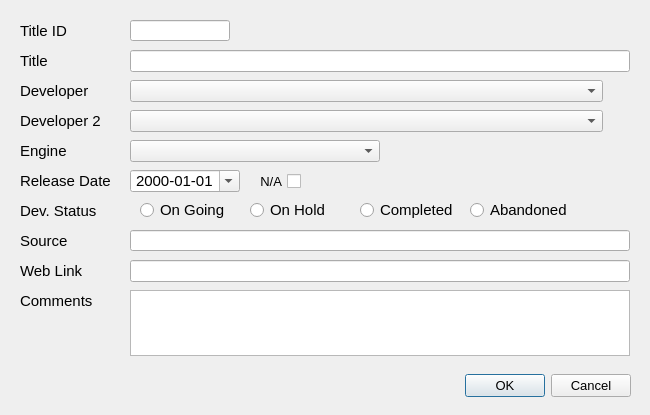
<?xml version="1.0" encoding="UTF-8"?>
<ui version="4.0">
 <class>EditTitleDialog</class>
 <widget class="QDialog" name="EditTitleDialog">
  <property name="geometry">
   <rect>
    <x>0</x>
    <y>0</y>
    <width>650</width>
    <height>415</height>
   </rect>
  </property>
  <property name="sizePolicy">
   <sizepolicy hsizetype="Fixed" vsizetype="Fixed">
    <horstretch>0</horstretch>
    <verstretch>0</verstretch>
   </sizepolicy>
  </property>
  <property name="minimumSize">
   <size>
    <width>650</width>
    <height>415</height>
   </size>
  </property>
  <property name="maximumSize">
   <size>
    <width>650</width>
    <height>415</height>
   </size>
  </property>
  <property name="font">
   <font>
    <pointsize>10</pointsize>
   </font>
  </property>
  <property name="windowTitle">
   <string>Edit Title</string>
  </property>
  <property name="windowIcon">
   <iconset>
    <normaloff>assets/drawer.png</normaloff>assets/drawer.png</iconset>
  </property>
  <property name="sizeGripEnabled">
   <bool>false</bool>
  </property>
  <property name="modal">
   <bool>false</bool>
  </property>
  <widget class="QDialogButtonBox" name="buttonBox">
   <property name="geometry">
    <rect>
     <x>290</x>
     <y>370</y>
     <width>341</width>
     <height>32</height>
    </rect>
   </property>
   <property name="font">
    <font>
     <pointsize>10</pointsize>
    </font>
   </property>
   <property name="orientation">
    <enum>Qt::Horizontal</enum>
   </property>
   <property name="standardButtons">
    <set>QDialogButtonBox::Cancel|QDialogButtonBox::Ok</set>
   </property>
  </widget>
  <widget class="QLineEdit" name="lineEditTitle">
   <property name="geometry">
    <rect>
     <x>130</x>
     <y>50</y>
     <width>500</width>
     <height>22</height>
    </rect>
   </property>
   <property name="font">
    <font>
     <pointsize>11</pointsize>
    </font>
   </property>
   <property name="text">
    <string/>
   </property>
  </widget>
  <widget class="QLineEdit" name="lineEditSRC">
   <property name="geometry">
    <rect>
     <x>130</x>
     <y>230</y>
     <width>500</width>
     <height>21</height>
    </rect>
   </property>
   <property name="font">
    <font>
     <pointsize>11</pointsize>
    </font>
   </property>
  </widget>
  <widget class="QLineEdit" name="lineEditLink">
   <property name="geometry">
    <rect>
     <x>130</x>
     <y>260</y>
     <width>500</width>
     <height>22</height>
    </rect>
   </property>
   <property name="font">
    <font>
     <pointsize>11</pointsize>
    </font>
   </property>
  </widget>
  <widget class="QLabel" name="label">
   <property name="geometry">
    <rect>
     <x>20</x>
     <y>50</y>
     <width>111</width>
     <height>22</height>
    </rect>
   </property>
   <property name="font">
    <font>
     <family>Segoe UI</family>
     <pointsize>11</pointsize>
     <bold>false</bold>
    </font>
   </property>
   <property name="text">
    <string>Title</string>
   </property>
  </widget>
  <widget class="QLabel" name="label_2">
   <property name="geometry">
    <rect>
     <x>20</x>
     <y>80</y>
     <width>111</width>
     <height>22</height>
    </rect>
   </property>
   <property name="font">
    <font>
     <family>Segoe UI</family>
     <pointsize>11</pointsize>
     <bold>false</bold>
    </font>
   </property>
   <property name="text">
    <string>Developer</string>
   </property>
  </widget>
  <widget class="QLabel" name="label_3">
   <property name="geometry">
    <rect>
     <x>20</x>
     <y>170</y>
     <width>111</width>
     <height>22</height>
    </rect>
   </property>
   <property name="font">
    <font>
     <family>Segoe UI</family>
     <pointsize>11</pointsize>
     <bold>false</bold>
    </font>
   </property>
   <property name="text">
    <string>Release Date</string>
   </property>
  </widget>
  <widget class="QComboBox" name="comboBoxDevs">
   <property name="geometry">
    <rect>
     <x>130</x>
     <y>80</y>
     <width>473</width>
     <height>22</height>
    </rect>
   </property>
   <property name="font">
    <font>
     <pointsize>11</pointsize>
    </font>
   </property>
   <property name="placeholderText">
    <string/>
   </property>
  </widget>
  <widget class="QLabel" name="label_4">
   <property name="geometry">
    <rect>
     <x>20</x>
     <y>230</y>
     <width>111</width>
     <height>22</height>
    </rect>
   </property>
   <property name="font">
    <font>
     <family>Segoe UI</family>
     <pointsize>11</pointsize>
     <bold>false</bold>
    </font>
   </property>
   <property name="text">
    <string>Source</string>
   </property>
  </widget>
  <widget class="QDateEdit" name="dateEditRel">
   <property name="geometry">
    <rect>
     <x>130</x>
     <y>170</y>
     <width>110</width>
     <height>22</height>
    </rect>
   </property>
   <property name="font">
    <font>
     <pointsize>11</pointsize>
     <bold>false</bold>
    </font>
   </property>
   <property name="frame">
    <bool>true</bool>
   </property>
   <property name="alignment">
    <set>Qt::AlignCenter</set>
   </property>
   <property name="minimumDate">
    <date>
     <year>2000</year>
     <month>1</month>
     <day>1</day>
    </date>
   </property>
   <property name="displayFormat">
    <string>yyyy-MM-dd</string>
   </property>
   <property name="calendarPopup">
    <bool>true</bool>
   </property>
   <property name="date">
    <date>
     <year>2000</year>
     <month>1</month>
     <day>1</day>
    </date>
   </property>
  </widget>
  <widget class="QLabel" name="label_5">
   <property name="geometry">
    <rect>
     <x>20</x>
     <y>260</y>
     <width>111</width>
     <height>22</height>
    </rect>
   </property>
   <property name="font">
    <font>
     <family>Segoe UI</family>
     <pointsize>11</pointsize>
     <bold>false</bold>
    </font>
   </property>
   <property name="text">
    <string>Web Link</string>
   </property>
  </widget>
  <widget class="QLabel" name="label_6">
   <property name="geometry">
    <rect>
     <x>20</x>
     <y>140</y>
     <width>111</width>
     <height>22</height>
    </rect>
   </property>
   <property name="font">
    <font>
     <family>Segoe UI</family>
     <pointsize>11</pointsize>
     <bold>false</bold>
    </font>
   </property>
   <property name="text">
    <string>Engine</string>
   </property>
  </widget>
  <widget class="QComboBox" name="comboBoxPlatforms">
   <property name="geometry">
    <rect>
     <x>130</x>
     <y>140</y>
     <width>250</width>
     <height>22</height>
    </rect>
   </property>
   <property name="font">
    <font>
     <pointsize>11</pointsize>
    </font>
   </property>
   <property name="placeholderText">
    <string/>
   </property>
  </widget>
  <widget class="QLabel" name="label_7">
   <property name="geometry">
    <rect>
     <x>20</x>
     <y>290</y>
     <width>111</width>
     <height>22</height>
    </rect>
   </property>
   <property name="font">
    <font>
     <family>Segoe UI</family>
     <pointsize>11</pointsize>
     <bold>false</bold>
    </font>
   </property>
   <property name="text">
    <string>Comments</string>
   </property>
  </widget>
  <widget class="QPlainTextEdit" name="plainTextEditComment">
   <property name="geometry">
    <rect>
     <x>130</x>
     <y>290</y>
     <width>500</width>
     <height>66</height>
    </rect>
   </property>
   <property name="font">
    <font>
     <pointsize>11</pointsize>
    </font>
   </property>
   <property name="plainText">
    <string/>
   </property>
  </widget>
  <widget class="QCheckBox" name="checkBoxRel">
   <property name="geometry">
    <rect>
     <x>250</x>
     <y>171</y>
     <width>51</width>
     <height>20</height>
    </rect>
   </property>
   <property name="toolTip">
    <string>Check if date not available</string>
   </property>
   <property name="layoutDirection">
    <enum>Qt::RightToLeft</enum>
   </property>
   <property name="text">
    <string>N/A</string>
   </property>
  </widget>
  <widget class="QLabel" name="label_8">
   <property name="geometry">
    <rect>
     <x>20</x>
     <y>200</y>
     <width>111</width>
     <height>22</height>
    </rect>
   </property>
   <property name="font">
    <font>
     <family>Segoe UI</family>
     <pointsize>11</pointsize>
     <bold>false</bold>
    </font>
   </property>
   <property name="text">
    <string>Dev. Status</string>
   </property>
  </widget>
  <widget class="QWidget" name="widget" native="true">
   <property name="geometry">
    <rect>
     <x>130</x>
     <y>190</y>
     <width>501</width>
     <height>40</height>
    </rect>
   </property>
   <widget class="QRadioButton" name="radioButtonOG">
    <property name="geometry">
     <rect>
      <x>10</x>
      <y>10</y>
      <width>100</width>
      <height>20</height>
     </rect>
    </property>
    <property name="font">
     <font>
      <pointsize>11</pointsize>
     </font>
    </property>
    <property name="text">
     <string>On Going</string>
    </property>
   </widget>
   <widget class="QRadioButton" name="radioButtonOH">
    <property name="geometry">
     <rect>
      <x>120</x>
      <y>10</y>
      <width>100</width>
      <height>20</height>
     </rect>
    </property>
    <property name="font">
     <font>
      <pointsize>11</pointsize>
     </font>
    </property>
    <property name="text">
     <string>On Hold</string>
    </property>
   </widget>
   <widget class="QRadioButton" name="radioButtonC">
    <property name="geometry">
     <rect>
      <x>230</x>
      <y>10</y>
      <width>100</width>
      <height>20</height>
     </rect>
    </property>
    <property name="font">
     <font>
      <pointsize>11</pointsize>
     </font>
    </property>
    <property name="text">
     <string>Completed</string>
    </property>
   </widget>
   <widget class="QRadioButton" name="radioButtonA">
    <property name="geometry">
     <rect>
      <x>340</x>
      <y>10</y>
      <width>100</width>
      <height>20</height>
     </rect>
    </property>
    <property name="font">
     <font>
      <pointsize>11</pointsize>
     </font>
    </property>
    <property name="text">
     <string>Abandoned</string>
    </property>
   </widget>
  </widget>
  <widget class="QLabel" name="label_9">
   <property name="geometry">
    <rect>
     <x>20</x>
     <y>110</y>
     <width>111</width>
     <height>22</height>
    </rect>
   </property>
   <property name="font">
    <font>
     <family>Segoe UI</family>
     <pointsize>11</pointsize>
     <bold>false</bold>
    </font>
   </property>
   <property name="text">
    <string>Developer 2</string>
   </property>
  </widget>
  <widget class="QComboBox" name="comboBoxDevs_2">
   <property name="geometry">
    <rect>
     <x>130</x>
     <y>110</y>
     <width>473</width>
     <height>22</height>
    </rect>
   </property>
   <property name="font">
    <font>
     <pointsize>11</pointsize>
    </font>
   </property>
   <property name="placeholderText">
    <string/>
   </property>
  </widget>
  <widget class="QLineEdit" name="lineEditID">
   <property name="enabled">
    <bool>true</bool>
   </property>
   <property name="geometry">
    <rect>
     <x>130</x>
     <y>20</y>
     <width>100</width>
     <height>21</height>
    </rect>
   </property>
   <property name="font">
    <font>
     <pointsize>11</pointsize>
    </font>
   </property>
   <property name="text">
    <string/>
   </property>
   <property name="frame">
    <bool>true</bool>
   </property>
   <property name="alignment">
    <set>Qt::AlignCenter</set>
   </property>
   <property name="readOnly">
    <bool>true</bool>
   </property>
  </widget>
  <widget class="QLabel" name="label_10">
   <property name="geometry">
    <rect>
     <x>20</x>
     <y>20</y>
     <width>111</width>
     <height>22</height>
    </rect>
   </property>
   <property name="font">
    <font>
     <family>Segoe UI</family>
     <pointsize>11</pointsize>
     <bold>false</bold>
    </font>
   </property>
   <property name="text">
    <string>Title ID</string>
   </property>
  </widget>
  <zorder>lineEditSRC</zorder>
  <zorder>buttonBox</zorder>
  <zorder>lineEditTitle</zorder>
  <zorder>lineEditLink</zorder>
  <zorder>label</zorder>
  <zorder>label_2</zorder>
  <zorder>label_3</zorder>
  <zorder>comboBoxDevs</zorder>
  <zorder>label_4</zorder>
  <zorder>dateEditRel</zorder>
  <zorder>label_5</zorder>
  <zorder>label_6</zorder>
  <zorder>comboBoxPlatforms</zorder>
  <zorder>label_7</zorder>
  <zorder>plainTextEditComment</zorder>
  <zorder>checkBoxRel</zorder>
  <zorder>label_8</zorder>
  <zorder>widget</zorder>
  <zorder>label_9</zorder>
  <zorder>comboBoxDevs_2</zorder>
  <zorder>lineEditID</zorder>
  <zorder>label_10</zorder>
 </widget>
 <tabstops>
  <tabstop>lineEditTitle</tabstop>
  <tabstop>comboBoxDevs</tabstop>
  <tabstop>comboBoxDevs_2</tabstop>
  <tabstop>comboBoxPlatforms</tabstop>
  <tabstop>dateEditRel</tabstop>
  <tabstop>checkBoxRel</tabstop>
  <tabstop>radioButtonOG</tabstop>
  <tabstop>radioButtonOH</tabstop>
  <tabstop>radioButtonC</tabstop>
  <tabstop>radioButtonA</tabstop>
  <tabstop>lineEditSRC</tabstop>
  <tabstop>lineEditLink</tabstop>
  <tabstop>plainTextEditComment</tabstop>
 </tabstops>
 <resources/>
 <connections>
  <connection>
   <sender>buttonBox</sender>
   <signal>rejected()</signal>
   <receiver>EditTitleDialog</receiver>
   <slot>reject()</slot>
   <hints>
    <hint type="sourcelabel">
     <x>316</x>
     <y>260</y>
    </hint>
    <hint type="destinationlabel">
     <x>286</x>
     <y>274</y>
    </hint>
   </hints>
  </connection>
 </connections>
</ui>
